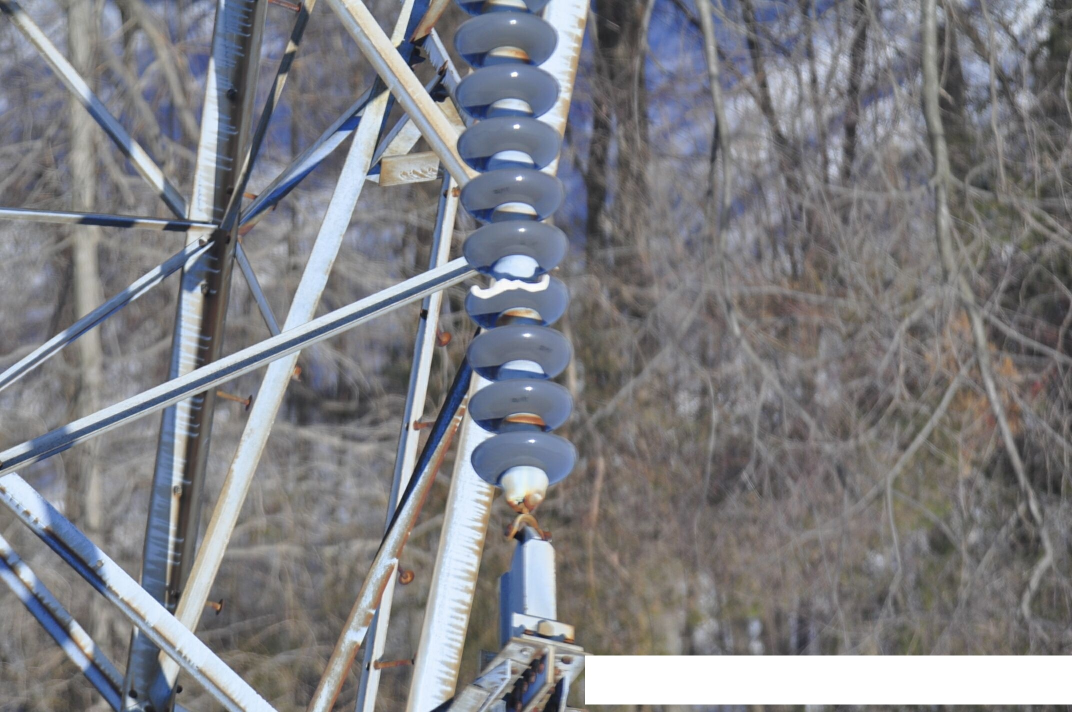
#> input picture data/eval/real_images/img01.jpg, 2144 x 1424 px (shown at 1/2 size)
$ python -i prepare_yolo.py   (imports and definitions only)
#> lines starting #> are read from the running program, lines starting #| are printed output that depends on the picture
"""Focused czjyz_ps baseline preparation. Never trains or edits VOC sources."""
import argparse
from collections import Counter, defaultdict
import hashlib
import json
import math
from pathlib import Path
import random
import shutil
import zipfile

TARGET = "czjyz_ps"
SEED = 20261103


def digest(path):
    return hashlib.sha256(Path(path).read_bytes()).hexdigest()


def load(path):
    return json.loads(Path(path).read_text(encoding="utf-8"))


def save(path, value):
    Path(path).write_text(json.dumps(value, ensure_ascii=False, indent=2), encoding="utf-8")


# [23 lines left out: functions letterbox_box, size_statistics, not called in this run]


class Groups:
    def __init__(self, names):
        self.parent = {name: name for name in names}

    # [4 lines left out: function find, not called in this run]

    def union(self, a, b):
        x, y = self.find(a), self.find(b)
        self.parent[max(x,y)] = min(x,y)


def perceptual_features(path):
#> called with path = '../data/eval/real_images/img01.jpg'
    import numpy as np
    from PIL import Image
    with Image.open(path) as image:
#> image is the input picture: PIL image 2144x1424 RGB; mean R, G, B 126.6, 127, 131.2
        gray = image.convert("L")
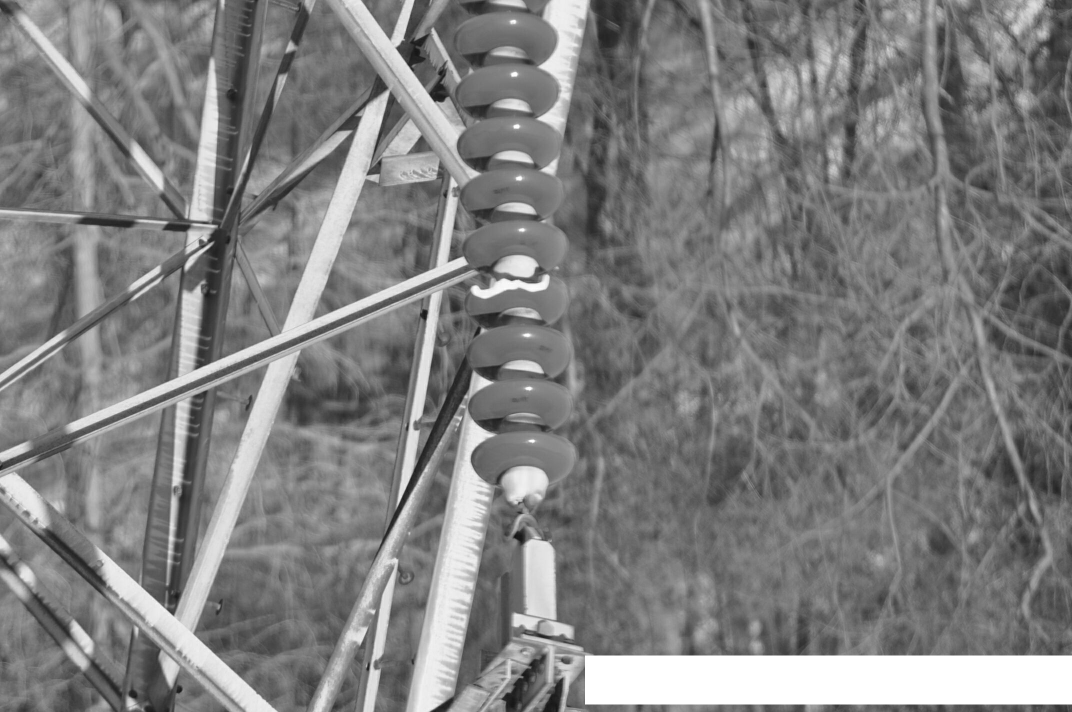
#> gray: PIL image 2144x1424 L (shown at 1/2 size); min 14, max 255, mean 127.4
        pixels = np.asarray(gray.resize((32,32)), dtype=float)
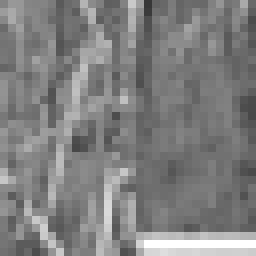
#> pixels: shape (32, 32) float64 (shown 8 times larger); min 55, max 255, mean 127.4
        d = np.asarray(gray.resize((9,8)), dtype=float)
        size = list(image.size)
#> size = [2144, 1424]
    positions = np.arange(32)
    basis = np.cos(math.pi / 32 * (positions[None,:] + .5) * positions[:,None])
    low = (basis @ pixels @ basis.T)[:8,:8].flatten()
#> low = 64 values, max 130490 at index 0, min -4626.7 at index 8, mean 2167
    low[0] = 0
    bits = low > np.median(low[1:])
    bits[0] = False
    pack = lambda values: sum(int(value) << i for i,value in enumerate(values))
    return {"phash": pack(bits), "dhash": pack((d[:,1:] > d[:,:-1]).flatten()), "size": size, "sha256": digest(path)}


# [349 lines left out: functions near_pairs, build_groups, select_audit, audit_sheets, audit, make_plan and 4 more, not called in this run]


# [2 lines not run here, left out]

>>> result = perceptual_features('../data/eval/real_images/img01.jpg')
#> result = 4 items
